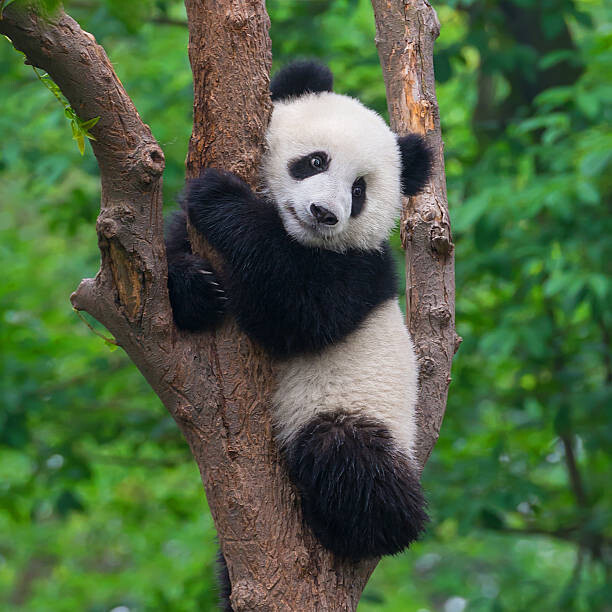
#> input picture data/panda.jpg, 612 x 612 px
$ jupyter execute Homework.ipynb
#> lines starting #> are read from the running program, lines starting #| are printed output that depends on the picture
# HOMEWORK 1

After the installation of Anaconda, jupyter notebook and the required virtual environment, you will have to test that everything has been set up correctly. For that purpose, you will have to execute the following code and run it without errors.

The code loads an image and creates a picture collage consisting of 4 pictures. Each of the four pictures is a version of the original image with the colour channels swapped.

You will have to also finish some part of the code :-)

[cell 1]
import cv2
import numpy as np
from matplotlib import pyplot as plt
plt.rcParams['figure.figsize'] = [15, 10]

[cell 2]
# Load an image (you can freely chose any image you like)
img = cv2.imread('../data/panda.jpg')
#> img is the input picture: shape (612, 612, 3); mean B, G, R 65.2, 100.7, 76.6
# Convert it to RGB
img = cv2.cvtColor(img, cv2.COLOR_BGR2RGB)
# Plot it
plt.imshow(img)

Let's make a collage.

[cell 3]
# Split the image into the three colour channels
red, green, blue = cv2.split(img)
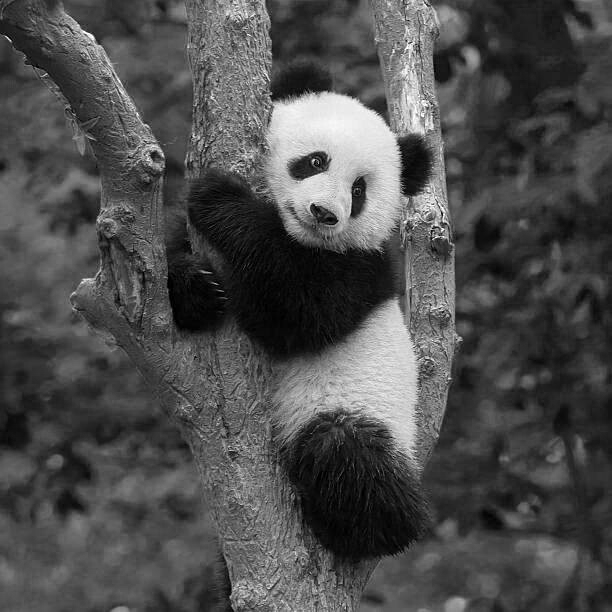
#> red: shape (612, 612); min 0, max 255, mean 76.6
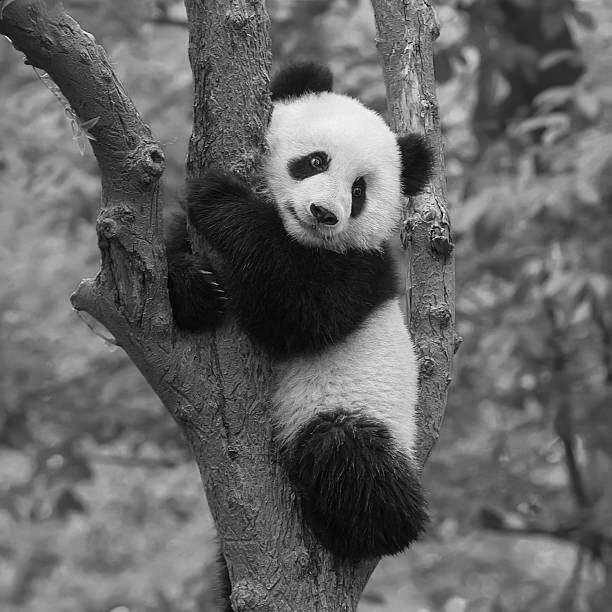
#> green: shape (612, 612); min 0, max 255, mean 100.7
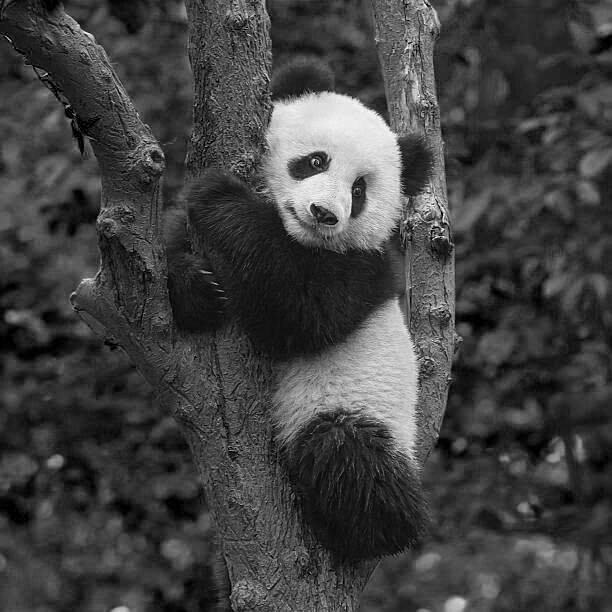
#> blue: shape (612, 612); min 0, max 255, mean 65.2

# Compose the image in the RGB colour space
img1 = cv2.merge([red, green, blue])

# Compose the image in the RBG colour space
img2 = cv2.merge([red, green, blue])

# Compose the image in the GRB colour space
img3 = cv2.merge([red, green, blue])

# Compose the image in the BGR colour space
img4 = cv2.merge([red, green, blue])

# Create the collage
out1 = np.hstack([img1, img2])
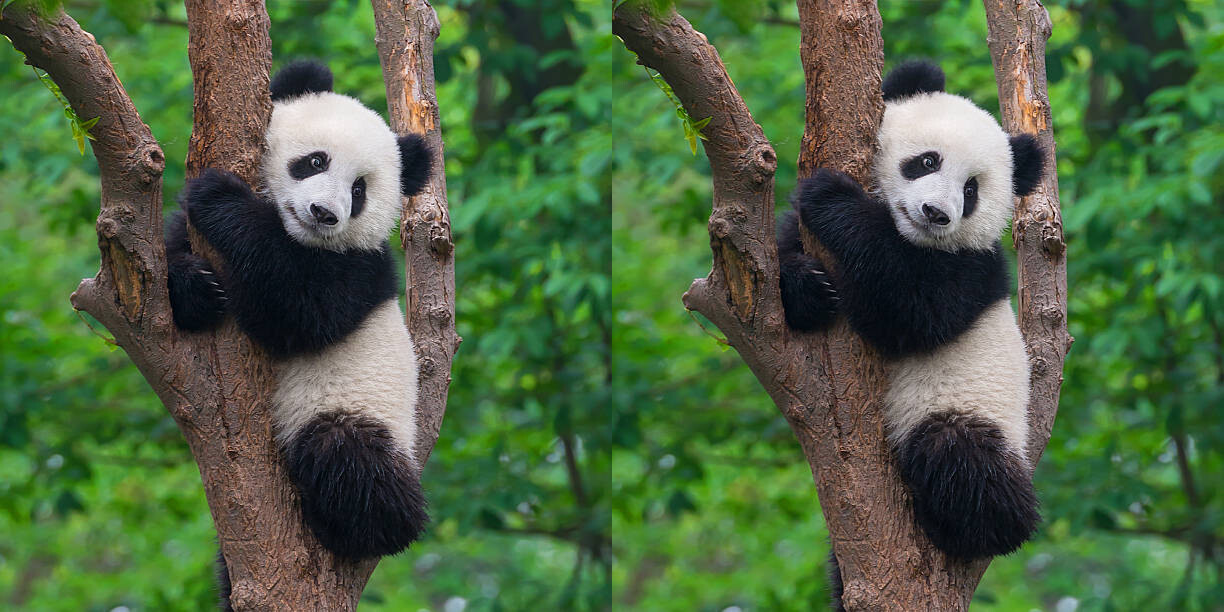
#> out1: shape (612, 1224, 3); mean R, G, B 76.6, 100.7, 65.2
out2 = np.hstack([img3, img4])
out = np.vstack([out1, out2])
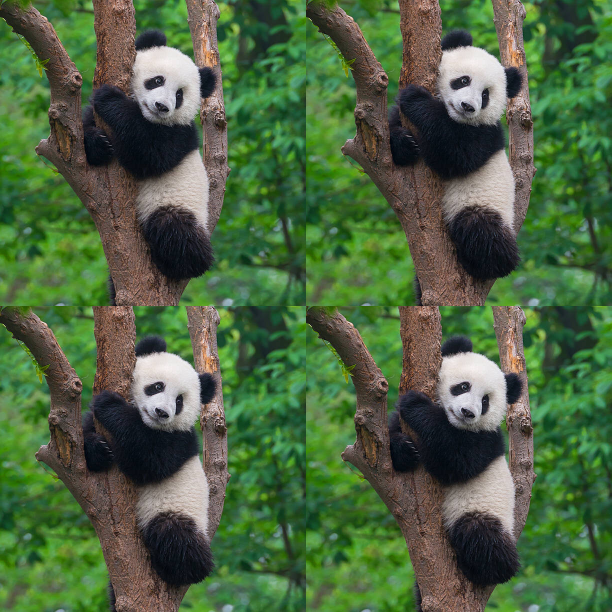
#> out: shape (1224, 1224, 3) (shown at 1/2 size); mean R, G, B 76.6, 100.7, 65.2

# Plot the collage
plt.imshow(out)
plt.axis(False)

And now you are going to make a simple geometric collage. You need to flip your image both horizontally and vertically to obtain the following result.

You can flip the images "manually" but you might also find useful the numpy functions [fliplr](https://numpy.org/doc/stable/reference/generated/numpy.fliplr.html) and [flipud](https://numpy.org/doc/stable/reference/generated/numpy.flipud.html) ;-).

[cell 4]
# Load an image (you can freely chose any image you like)
img = cv2.imread('../data/panda.jpg')
# Convert it to RGB
img = cv2.cvtColor(img, cv2.COLOR_BGR2RGB)

# Make a collage
out1 = np.hstack([img, np.fliplr(img)])
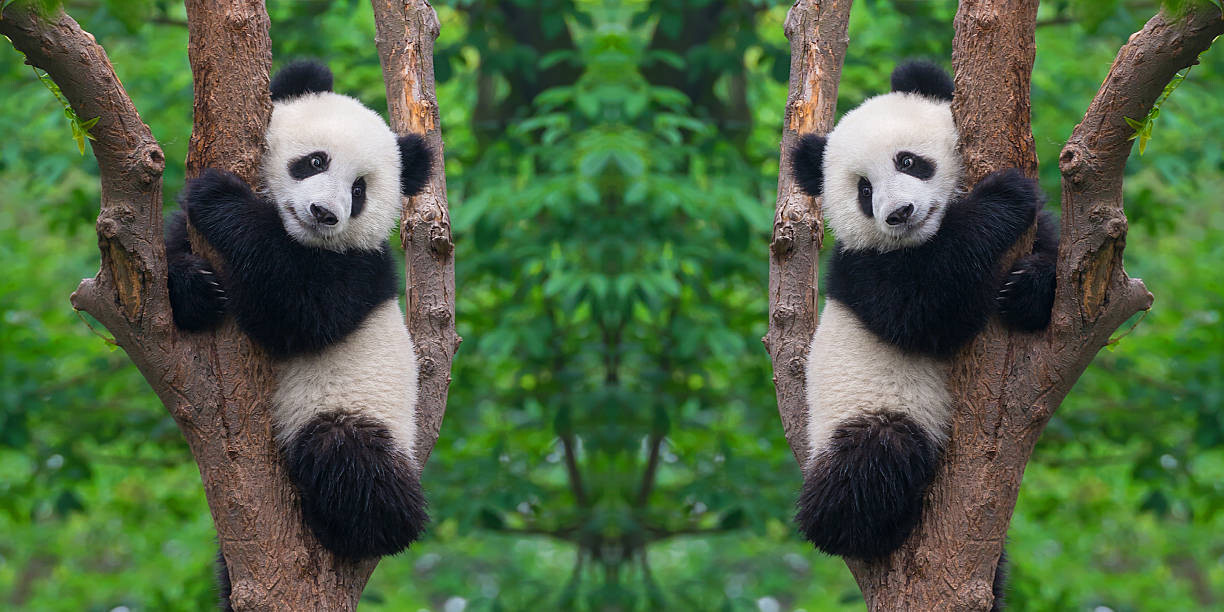
#> out1: shape (612, 1224, 3); mean R, G, B 76.6, 100.7, 65.2
out2 = np.hstack([np.flipud(img), np.fliplr(np.flipud(img))])
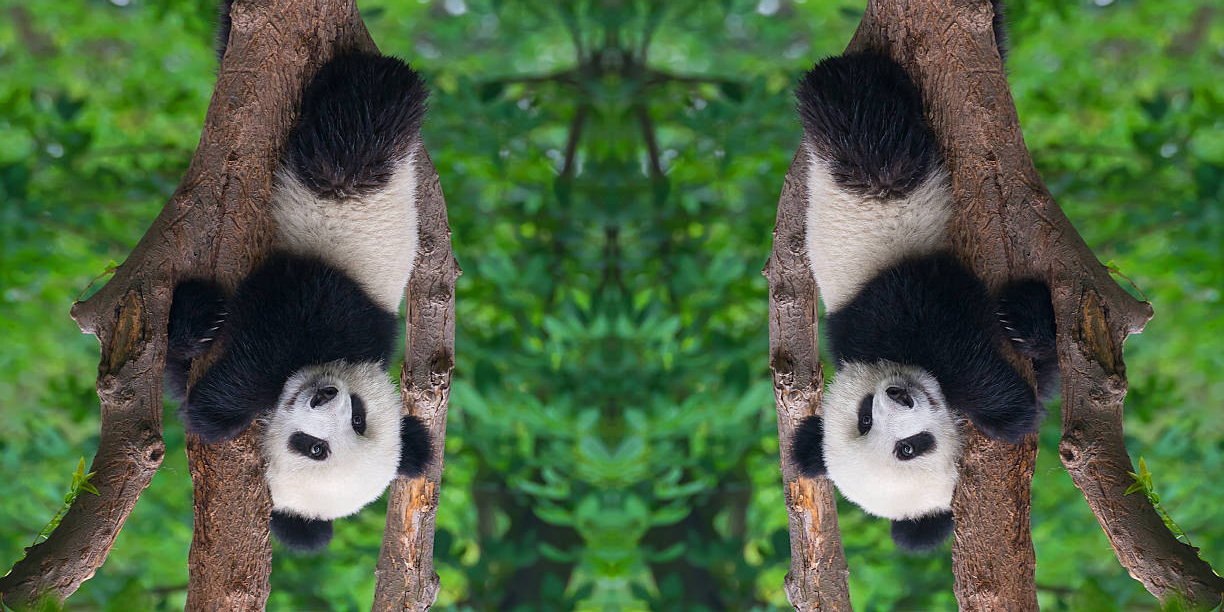
#> out2: shape (612, 1224, 3); mean R, G, B 76.6, 100.7, 65.2
out = np.vstack([out1, out2])
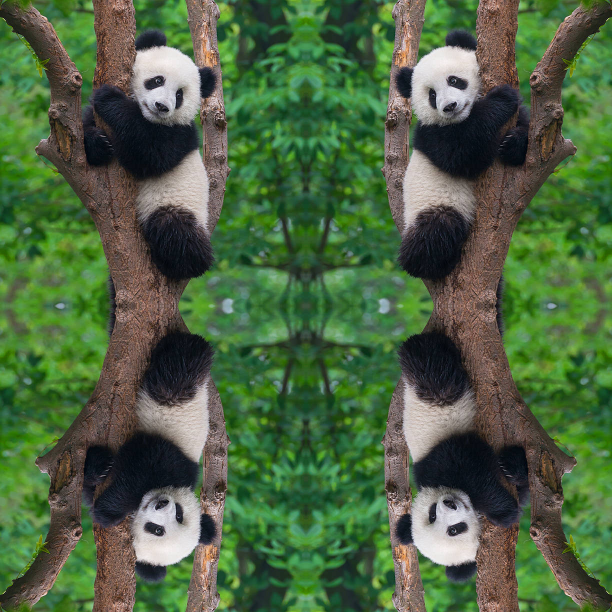
#> out: shape (1224, 1224, 3) (shown at 1/2 size); mean R, G, B 76.6, 100.7, 65.2

# Plot the collage
plt.imshow(out)
plt.axis(False)

$ run again, with data/example.jpg copied over data/panda.jpg
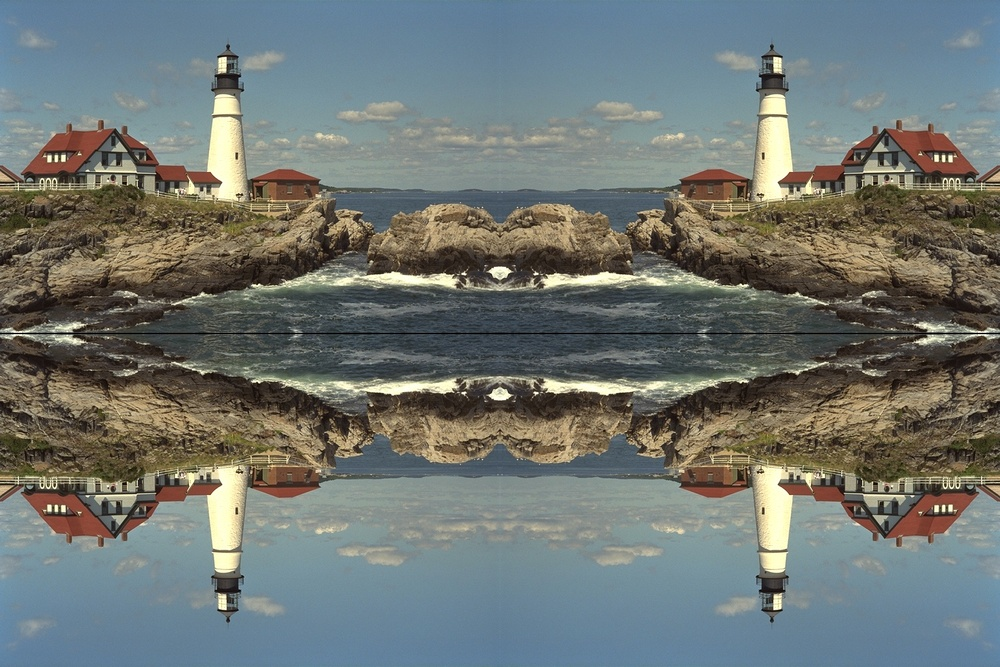
#> input picture data/example.jpg, 1000 x 667 px, shrunk from 1536 x 1024 before the run
#> img is the input picture: shape (667, 1000, 3); mean B, G, R 114.6, 118.1, 111.6
#> `out1 = np.hstack([img1, img2])`:
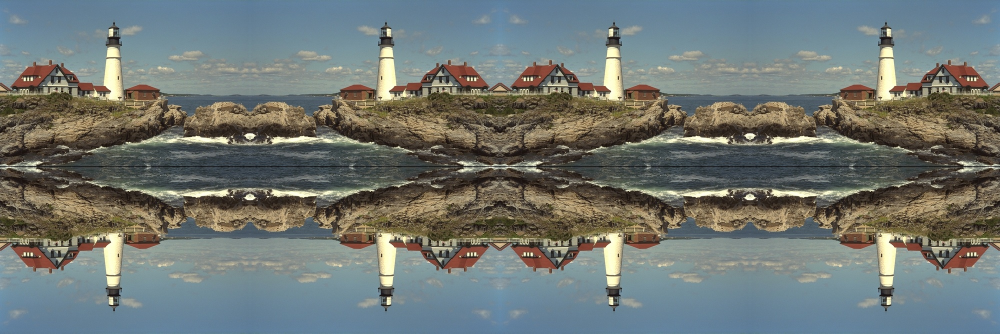
#> out1: shape (667, 2000, 3) (shown at 1/2 size); mean R, G, B 111.6, 118.1, 114.6
#> `out = np.vstack([out1, out2])`:
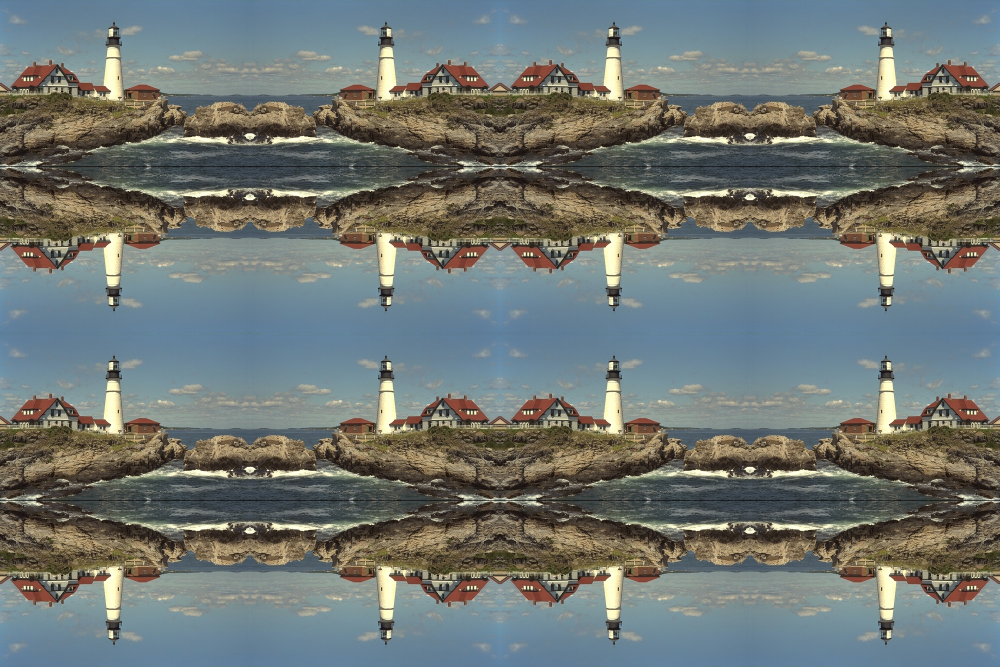
#> out: shape (1334, 2000, 3) (shown at 1/2 size); mean R, G, B 111.6, 118.1, 114.6

$ run again, with data/kodim21.png saved as data/panda.jpg
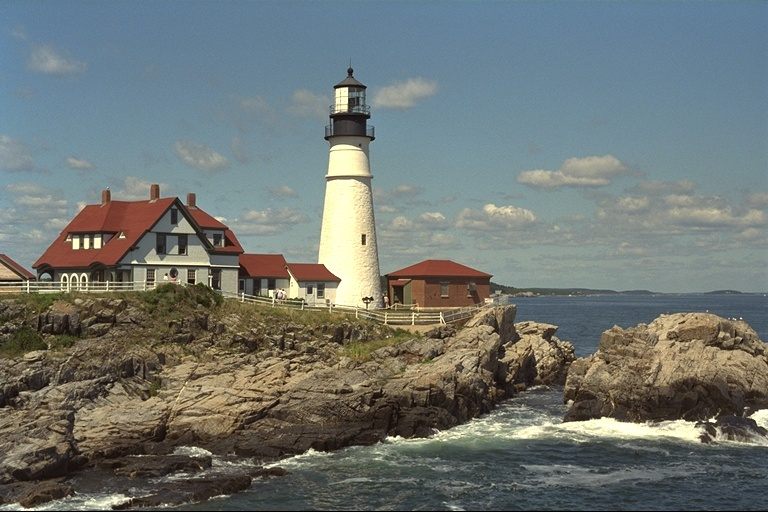
#> input picture data/kodim21.png, 768 x 512 px
#> img is the input picture: shape (512, 768, 3); mean B, G, R 114.6, 118.1, 111.6
#> `out2 = np.hstack([np.flipud(img), np.fliplr(np.flipud(img))])`:
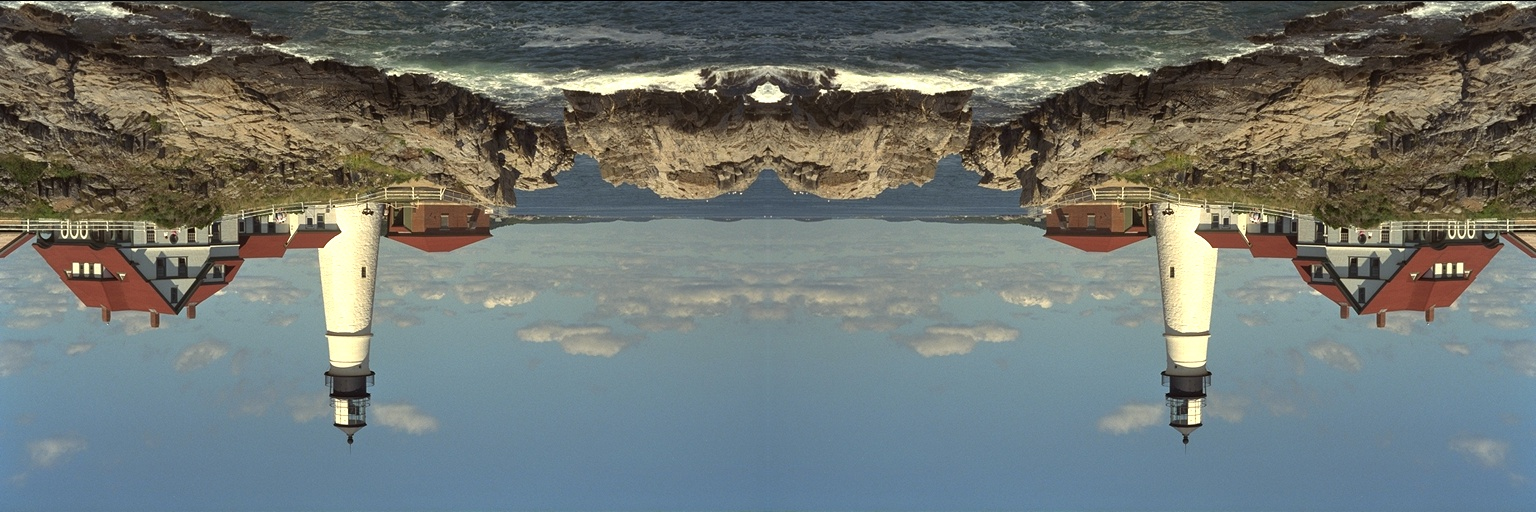
#> out2: shape (512, 1536, 3); mean R, G, B 111.6, 118.1, 114.6
#> `out = np.vstack([out1, out2])`:
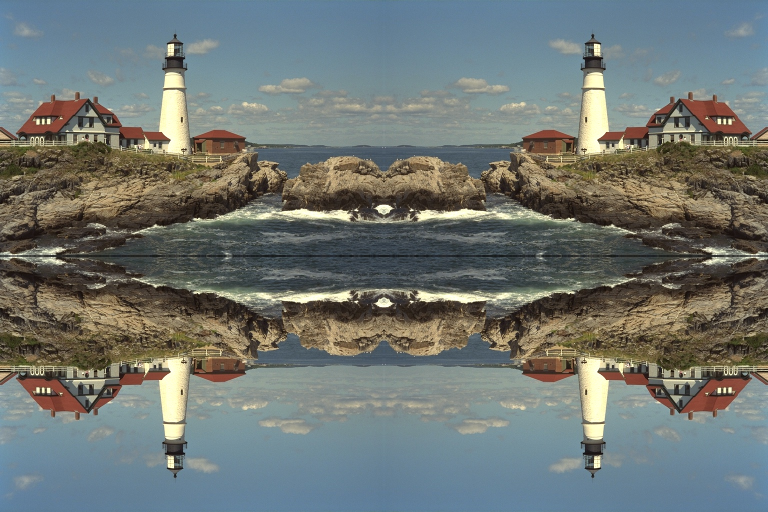
#> out: shape (1024, 1536, 3) (shown at 1/2 size); mean R, G, B 111.6, 118.1, 114.6
